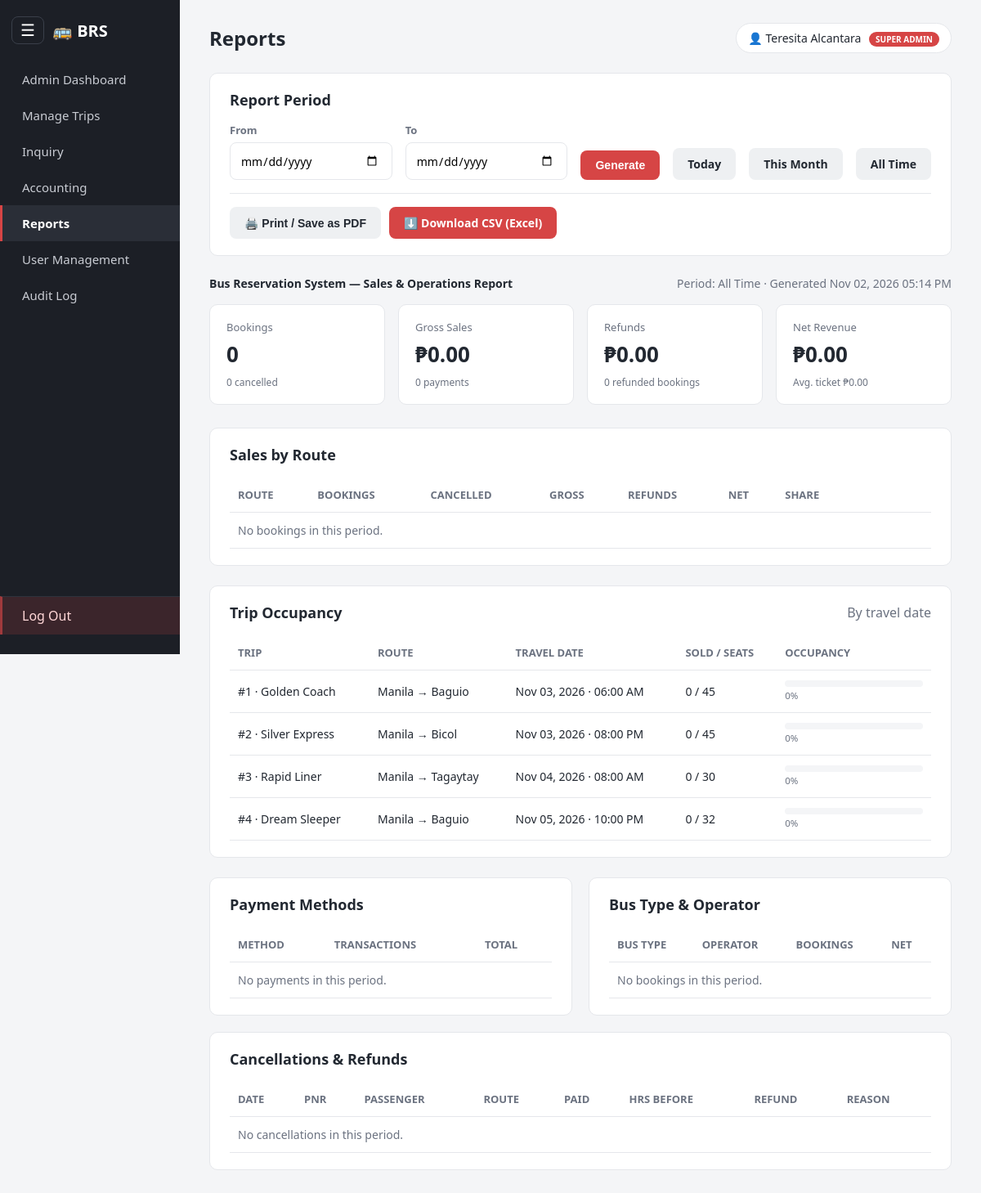
Screenshot of /reports.php (signed in) with the database file from the repository.
### tables this page shows
CREATE TABLE IF NOT EXISTS trips (
    id INT AUTO_INCREMENT PRIMARY KEY,
    bus_id INT NOT NULL,
    origin VARCHAR(100) NOT NULL,
    destination VARCHAR(100) NOT NULL,
    travel_date DATE NOT NULL,
    departure_time TIME NOT NULL,
    arrival_time TIME NOT NULL,
    fare DECIMAL(10,2) NOT NULL,
    available_seats INT NOT NULL,
    bus_type ENUM('Express','Sleeper','Luxury','Regular') NOT NULL DEFAULT 'Regular',
    amenities VARCHAR(255) DEFAULT 'AC,USB Charging',
    pickup_points VARCHAR(255) NOT NULL DEFAULT 'Main Terminal',
    dropoff_points VARCHAR(255) NOT NULL DEFAULT 'Main Terminal',
    origin_terminal_id INT DEFAULT NULL,
    destination_terminal_id INT DEFAULT NULL,
    FOREIGN KEY (bus_id) REFERENCES buses(id) ON DELETE CASCADE
);

CREATE TABLE IF NOT EXISTS buses (
    id INT AUTO_INCREMENT PRIMARY KEY,
    bus_number VARCHAR(50) NOT NULL,
    bus_name VARCHAR(100) NOT NULL,
    operator VARCHAR(100) NOT NULL DEFAULT 'Bus Reservation System',
    seat_capacity INT NOT NULL DEFAULT 45,
    seat_layout ENUM('2x2','2x1') NOT NULL DEFAULT '2x2',
    decks ENUM('Single','Double') NOT NULL DEFAULT 'Single'
);

### reports.php (the view, shortened to what this page needs)
<?php
require_once 'includes/db.php';
function validDate($d) {
    return $d !== '' && DateTime::createFromFormat('Y-m-d', $d) !== false;
}
$from = $_GET['from'] ?? '';
$to = $_GET['to'] ?? '';
if (!validDate($from)) $from = '';
if (!validDate($to)) $to = '';
$rangeStart = ($from !== '' ? $from : '1000-01-01') . ' 00:00:00';
$rangeEnd = date('Y-m-d', strtotime(($to !== '' ? $to : '9998-12-31') . ' +1 day')) . ' 00:00:00';
$dateStart = $from !== '' ? $from : '1000-01-01';
$dateEnd = $to !== '' ? $to : '9999-12-31';
$rangeLabel = ($from === '' && $to === '') ? 'All Time'
    : (($from !== '' ? date('M d, Y', strtotime($from)) : 'Beginning') . ' – ' . ($to !== '' ? date('M d, Y', strtotime($to)) : 'Today'));
function fetchRows($conn, $sql, $start, $end) {
    $stmt = $conn->prepare($sql);
    $stmt->bind_param("ss", $start, $end);
    $stmt->execute();
    return $stmt->get_result()->fetch_all(MYSQLI_ASSOC);
}
$bookingStats = fetchRows($conn, "SELECT COUNT(*) AS bookings, COALESCE(SUM(status = 'Cancelled'), 0) AS cancelled
                                  FROM reservations WHERE reservation_date >= ? AND reservation_date < ?", $rangeStart, $rangeEnd)[0];
$salesStats = fetchRows($conn, "SELECT COUNT(*) AS transactions, COALESCE(SUM(amount), 0) AS gross
                                FROM payments WHERE payment_date >= ? AND payment_date < ?", $rangeStart, $rangeEnd)[0];
$refundStats = fetchRows($conn, "SELECT COUNT(*) AS refunds, COALESCE(SUM(refund_amount), 0) AS refunded
                                 FROM cancellations WHERE cancel_date >= ? AND cancel_date < ?", $rangeStart, $rangeEnd)[0];
$grossSales = (float) $salesStats['gross'];
$totalRefunds = (float) $refundStats['refunded'];
$netRevenue = $grossSales - $totalRefunds;
$averageTicket = $salesStats['transactions'] > 0 ? $grossSales / $salesStats['transactions'] : 0;
$byRoute = fetchRows($conn, "SELECT t.origin, t.destination, COUNT(*) AS bookings,
                                    SUM(r.status = 'Cancelled') AS cancelled,
                                    SUM(r.amount) AS gross, COALESCE(SUM(c.refund_amount), 0) AS refunds
                             FROM reservations r
                             JOIN trips t ON r.trip_id = t.id
                             LEFT JOIN cancellations c ON c.reservation_id = r.id
                             WHERE r.reservation_date >= ? AND r.reservation_date < ?
                             GROUP BY t.origin, t.destination
                             ORDER BY (SUM(r.amount) - COALESCE(SUM(c.refund_amount), 0)) DESC", $rangeStart, $rangeEnd);
$occupancy = fetchRows($conn, "SELECT t.id, b.bus_name, t.origin, t.destination, t.travel_date, t.departure_time, t.available_seats,
                                      (SELECT COUNT(*) FROM reservations r WHERE r.trip_id = t.id AND r.status = 'Confirmed') AS sold
                               FROM trips t JOIN buses b ON t.bus_id = b.id
                               WHERE t.travel_date >= ? AND t.travel_date <= ?
                               ORDER BY t.travel_date ASC, t.departure_time ASC", $dateStart, $dateEnd);
$byMethod = fetchRows($conn, "SELECT payment_method, COUNT(*) AS transactions, SUM(amount) AS total
                              FROM payments WHERE payment_date >= ? AND payment_date < ?
                              GROUP BY payment_method ORDER BY total DESC", $rangeStart, $rangeEnd);
$cancellations = fetchRows($conn, "SELECT c.cancel_date, r.pnr, r.passenger_name, t.origin, t.destination, r.amount,
                                          c.hours_before_departure, c.refund_percent, c.refund_amount, c.reason
                                   FROM cancellations c
                                   JOIN reservations r ON c.reservation_id = r.id
                                   JOIN trips t ON r.trip_id = t.id
                                   WHERE c.cancel_date >= ? AND c.cancel_date < ?
                                   ORDER BY c.cancel_date DESC", $rangeStart, $rangeEnd);
$byBusType = fetchRows($conn, "SELECT t.bus_type, b.operator, COUNT(*) AS bookings,
                                      SUM(r.amount) - COALESCE(SUM(c.refund_amount), 0) AS net
                               FROM reservations r
                               JOIN trips t ON r.trip_id = t.id
                               JOIN buses b ON t.bus_id = b.id
                               LEFT JOIN cancellations c ON c.reservation_id = r.id
                               WHERE r.reservation_date >= ? AND r.reservation_date < ?
                               GROUP BY t.bus_type, b.operator
                               ORDER BY net DESC", $rangeStart, $rangeEnd);
$maxRouteNet = 0;
$exportQuery = http_build_query(['from' => $from, 'to' => $to, 'export' => 'csv']);
include 'includes/header.php';
?>
<section class="panel no-print">
    <div class="panel-head"><h2>Report Period</h2></div>
    <form method="GET" action="reports.php" class="inline-form report-form">
        <div class="form-field">
            <label>From</label>
            <input type="date" name="from" value="<?php echo htmlspecialchars($from); ?>">
        </div>
        <div class="form-field">
            <label>To</label>
            <input type="date" name="to" value="<?php echo htmlspecialchars($to); ?>">
        </div>
        <button type="submit" class="btn-primary">Generate</button>
        <a href="reports.php?from=<?php echo date('Y-m-d'); ?>&to=<?php echo date('Y-m-d'); ?>" class="btn-secondary">Today</a>
        <a href="reports.php?from=<?php echo date('Y-m-01'); ?>&to=<?php echo date('Y-m-d'); ?>" class="btn-secondary">This Month</a>
        <a href="reports.php" class="btn-secondary">All Time</a>
    </form>
    <div class="report-actions">
        <button type="button" class="btn-secondary" onclick="window.print()">🖨️ Print / Save as PDF</button>
        <a href="reports.php?<?php echo htmlspecialchars($exportQuery); ?>" class="btn-primary">⬇️ Download CSV (Excel)</a>
    </div>
</section>
<div class="report-period">
    <strong>Bus Reservation System — Sales &amp; Operations Report</strong>
    <span>Period: <?php echo htmlspecialchars($rangeLabel); ?> · Generated <?php echo date('M d, Y h:i A'); ?></span>
</div>
<section class="stat-grid">
    <div class="stat-card">
        <span class="stat-label">Bookings</span>
        <span class="stat-value"><?php echo $bookingStats['bookings']; ?></span>
        <span class="stat-note"><?php echo $bookingStats['cancelled']; ?> cancelled</span>
    </div>
    <div class="stat-card">
        <span class="stat-label">Gross Sales</span>
        <span class="stat-value">₱<?php echo number_format($grossSales, 2); ?></span>
        <span class="stat-note"><?php echo $salesStats['transactions']; ?> payments</span>
    </div>
    <div class="stat-card">
        <span class="stat-label">Refunds</span>
        <span class="stat-value">₱<?php echo number_format($totalRefunds, 2); ?></span>
        <span class="stat-note"><?php echo $refundStats['refunds']; ?> refunded bookings</span>
    </div>
    <div class="stat-card">
        <span class="stat-label">Net Revenue</span>
        <span class="stat-value">₱<?php echo number_format($netRevenue, 2); ?></span>
        <span class="stat-note">Avg. ticket ₱<?php echo number_format($averageTicket, 2); ?></span>
    </div>
</section>
<section class="panel">
    <div class="panel-head"><h2>Sales by Route</h2></div>
    <div class="table-wrap">
    <table class="data-table">
        <thead><tr><th>Route</th><th>Bookings</th><th>Cancelled</th><th>Gross</th><th>Refunds</th><th>Net</th><th class="bar-col">Share</th></tr></thead>
        <tbody>
        <?php if (!$byRoute): ?>
            <tr><td colspan="7" class="empty-row">No bookings in this period.</td></tr>
        <?php else: foreach ($byRoute as $r): $net = $r['gross'] - $r['refunds']; ?>
            <tr>
                <td><?php echo htmlspecialchars($r['origin'] . ' → ' . $r['destination']); ?></td>
                <td><?php echo $r['bookings']; ?></td>
                <td><?php echo $r['cancelled']; ?></td>
                <td>₱<?php echo number_format($r['gross'], 2); ?></td>
                <td>₱<?php echo number_format($r['refunds'], 2); ?></td>
                <td><strong>₱<?php echo number_format($net, 2); ?></strong></td>
                <td class="bar-col"><div class="report-bar"><span style="width:<?php echo $maxRouteNet > 0 ? round($net / $maxRouteNet * 100) : 0; ?>%"></span></div></td>
            </tr>
        <?php endforeach; endif; ?>
        </tbody>
    </table>
    </div>
</section>
<section class="panel">
    <div class="panel-head"><h2>Trip Occupancy</h2><span class="muted">By travel date</span></div>
    <div class="table-wrap">
    <table class="data-table">
        <thead><tr><th>Trip</th><th>Route</th><th>Travel Date</th><th>Sold / Seats</th><th class="bar-col">Occupancy</th></tr></thead>
        <tbody>
        <?php if (!$occupancy): ?>
            <tr><td colspan="5" class="empty-row">No trips scheduled in this period.</td></tr>
        <?php else: foreach ($occupancy as $o):
            $offered = $o['sold'] + $o['available_seats'];
            $pct = $offered > 0 ? round($o['sold'] / $offered * 100) : 0; ?>
            <tr>
                <td>#<?php echo $o['id']; ?> · <?php echo htmlspecialchars($o['bus_name']); ?></td>
                <td><?php echo htmlspecialchars($o['origin'] . ' → ' . $o['destination']); ?></td>
                <td><?php echo date('M d, Y', strtotime($o['travel_date'])); ?> · <?php echo date('h:i A', strtotime($o['departure_time'])); ?></td>
                <td><?php echo $o['sold']; ?> / <?php echo $offered; ?></td>
                <td class="bar-col"><div class="report-bar"><span style="width:<?php echo $pct; ?>%"></span></div><small><?php echo $pct; ?>%</small></td>
            </tr>
        <?php endforeach; endif; ?>
        </tbody>
    </table>
    </div>
</section>
<div class="report-two-col">
    <section class="panel">
        <div class="panel-head"><h2>Payment Methods</h2></div>
        <table class="data-table">
            <thead><tr><th>Method</th><th>Transactions</th><th>Total</th></tr></thead>
            <tbody>
            <?php if (!$byMethod): ?>
                <tr><td colspan="3" class="empty-row">No payments in this period.</td></tr>
            <?php else: foreach ($byMethod as $m): ?>
                <tr>
                    <td><?php echo $m['payment_method'] === 'Card' ? 'Credit/Debit Card' : ($m['payment_method'] === 'Cash' ? 'Cash on Terminal' : 'GCash'); ?></td>
                    <td><?php echo $m['transactions']; ?></td>
                    <td>₱<?php echo number_format($m['total'], 2); ?></td>
                </tr>
            <?php endforeach; endif; ?>
            </tbody>
        </table>
    </section>
    <section class="panel">
        <div class="panel-head"><h2>Bus Type &amp; Operator</h2></div>
        <table class="data-table">
            <thead><tr><th>Bus Type</th><th>Operator</th><th>Bookings</th><th>Net</th></tr></thead>
            <tbody>
            <?php if (!$byBusType): ?>
                <tr><td colspan="4" class="empty-row">No bookings in this period.</td></tr>
            <?php else: foreach ($byBusType as $b): ?>
                <tr>
                    <td><?php echo htmlspecialchars($b['bus_type']); ?></td>
                    <td><?php echo htmlspecialchars($b['operator']); ?></td>
                    <td><?php echo $b['bookings']; ?></td>
                    <td>₱<?php echo number_format($b['net'], 2); ?></td>
                </tr>
            <?php endforeach; endif; ?>
            </tbody>
        </table>
    </section>
</div>
<section class="panel">
    <div class="panel-head"><h2>Cancellations &amp; Refunds</h2></div>
    <div class="table-wrap">
    <table class="data-table">
        <thead><tr><th>Date</th><th>PNR</th><th>Passenger</th><th>Route</th><th>Paid</th><th>Hrs Before</th><th>Refund</th><th>Reason</th></tr></thead>
        <tbody>
        <?php if (!$cancellations): ?>
            <tr><td colspan="8" class="empty-row">No cancellations in this period.</td></tr>
        <?php else: foreach ($cancellations as $c): ?>
            <tr>
                <td><?php echo date('M d, Y', strtotime($c['cancel_date'])); ?></td>
                <td><?php echo htmlspecialchars($c['pnr']); ?></td>
                <td><?php echo htmlspecialchars($c['passenger_name']); ?></td>
                <td><?php echo htmlspecialchars($c['origin'] . ' → ' . $c['destination']); ?></td>
                <td>₱<?php echo number_format($c['amount'], 2); ?></td>
                <td><?php echo $c['hours_before_departure']; ?></td>
                <td>₱<?php echo number_format($c['refund_amount'], 2); ?> <span class="muted">(<?php echo $c['refund_percent']; ?>%)</span></td>
                <td><?php echo htmlspecialchars($c['reason'] ?: '—'); ?></td>
            </tr>
        <?php endforeach; endif; ?>
        </tbody>
    </table>
    </div>
</section>
<?php include 'includes/footer.php'; ?>

### rows the page displays
trips: id "1", bus.bus_name "Golden Coach", origin+destination "Manila → Baguio", travel_date "Nov 03, 2026", departure_time "06:00 AM", sold "0", available_seats "45", pct "0"
trips: id "2", bus.bus_name "Silver Express", origin+destination "Manila → Bicol", travel_date "Nov 03, 2026", departure_time "08:00 PM", sold "0", available_seats "45", pct "0"
trips: id "3", bus.bus_name "Rapid Liner", origin+destination "Manila → Tagaytay", travel_date "Nov 04, 2026", departure_time "08:00 AM", sold "0", available_seats "30", pct "0"
trips: id "4", bus.bus_name "Dream Sleeper", origin+destination "Manila → Baguio", travel_date "Nov 05, 2026", departure_time "10:00 PM", sold "0", available_seats "32", pct "0"

### other values shown
$pageTitle "Reports"
$_SESSION['username'] "Teresita Alcantara"
roleLabel(currentRole()) "SUPER ADMIN"
$rangeLabel "All Time"
$bookingStats['bookings'] "0"
$bookingStats['cancelled'] "0"
$grossSales "0.00"
$salesStats['transactions'] "0"
$totalRefunds "0.00"
$refundStats['refunds'] "0"
$netRevenue "0.00"
$averageTicket "0.00"
